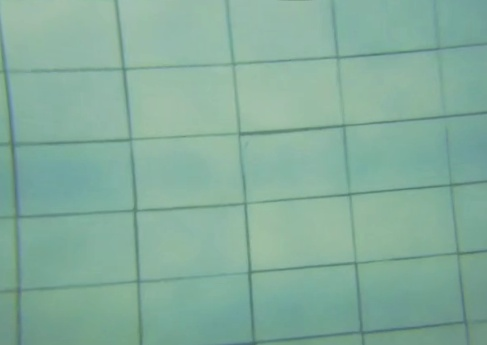
#> input picture images/calib/frame_0.jpg, 487 x 345 px; its folder holds only this picture in this run
$ python determine_distortion_coefficients.py ../images/calib/frame_0.jpg
#> lines starting #> are read from the running program, lines starting #| are printed output that depends on the picture
from __future__ import print_function
import numpy as np
import cv2
import os

if __name__ == '__main__':
    import sys
    import getopt
    from glob import glob

    args, img_mask = getopt.getopt(sys.argv[1:], '', ['debug=', 'square_size='])
    args = dict(args)
    args.setdefault('--debug', '/home/vladushked/Documents/hydro/tile_position/python/')
    args.setdefault('--square_size', 4.22)
    if not img_mask:
        img_mask = '../calib/*.jpg'
    else:
        img_mask = img_mask[0]

    img_names = glob(img_mask)
    debug_dir = args.get('--debug')
    if not os.path.isdir(debug_dir):
        os.mkdir(debug_dir)
    square_size = float(args.get('--square_size'))

    pattern_size = (9, 6)
    pattern_points = np.zeros((np.prod(pattern_size), 3), np.float32)
    pattern_points[:, :2] = np.indices(pattern_size).T.reshape(-1, 2)
    pattern_points *= square_size

    obj_points = []
    img_points = []
    h, w = 0, 0
    img_names_undistort = []
    for fn in img_names:
        print('processing %s... ' % fn, end='')
        img = cv2.imread(fn, 0)
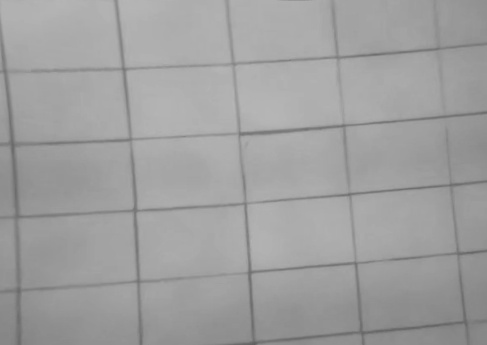
#> img: shape (345, 487); min 94, max 182, mean 159.5
        if img is None:
            print("Failed to load", fn)
            continue

        h, w = img.shape[:2]
#> h = 345; w = 487
        found, corners = cv2.findChessboardCorners(img, pattern_size)
#> found = False; corners = None
        if found:
            term = (cv2.TERM_CRITERIA_EPS + cv2.TERM_CRITERIA_COUNT, 30, 0.1)
            cv2.cornerSubPix(img, corners, (5, 5), (-1, -1), term)

        if not found:
            print('chessboard not found')
            continue

        img_points.append(corners.reshape(-1, 2))
        obj_points.append(pattern_points)

        print('ok')

#> (the run stopped early here; a loop or call above may not have finished)

$ run again, on images/calib/frame_12.jpg
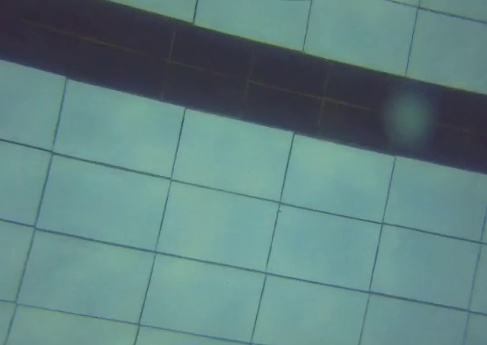
#> input picture images/calib/frame_12.jpg, 487 x 345 px
#> `img = cv2.imread(fn, 0)`:
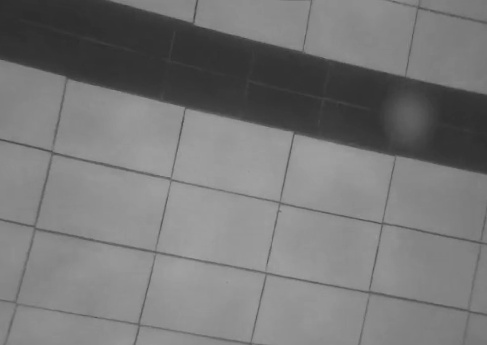
#> img: shape (345, 487); min 44, max 162, mean 119.8
#> found = False; corners = None

$ run again, on images/calib/frame_13.jpg
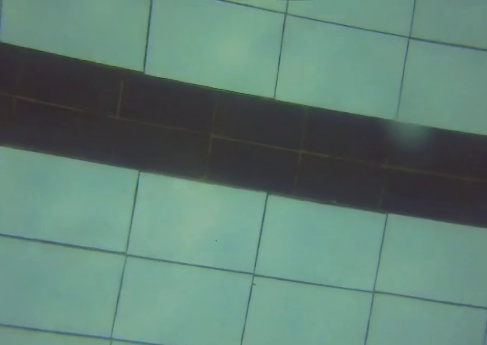
#> input picture images/calib/frame_13.jpg, 487 x 345 px
#> `img = cv2.imread(fn, 0)`:
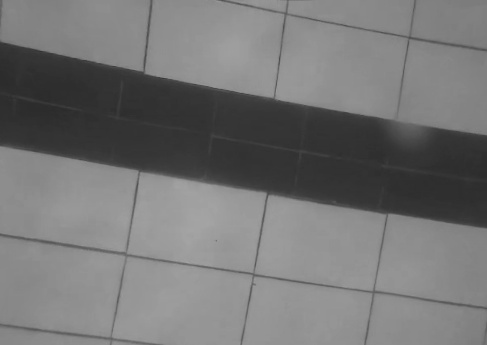
#> img: shape (345, 487); min 43, max 164, mean 116.9
#> found = False; corners = None

$ run again, on images/calib/frame_14.jpg
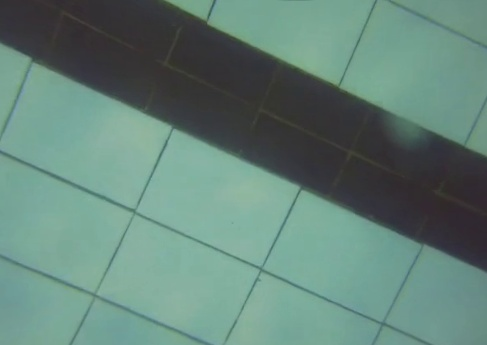
#> input picture images/calib/frame_14.jpg, 487 x 345 px
#> `img = cv2.imread(fn, 0)`:
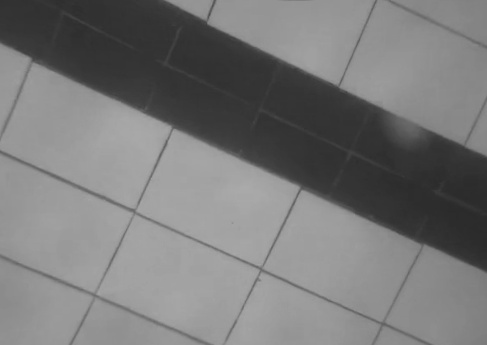
#> img: shape (345, 487); min 42, max 171, mean 120.5
#> found = False; corners = None

$ run again, on images/calib/frame_1.jpg
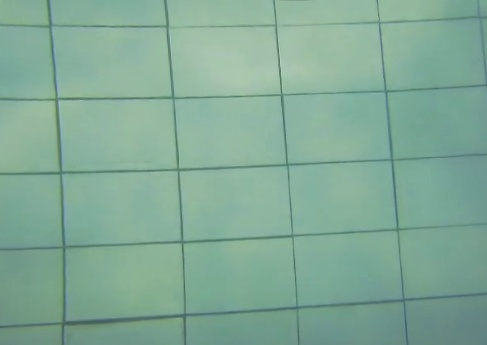
#> input picture images/calib/frame_1.jpg, 487 x 345 px
#> `img = cv2.imread(fn, 0)`:
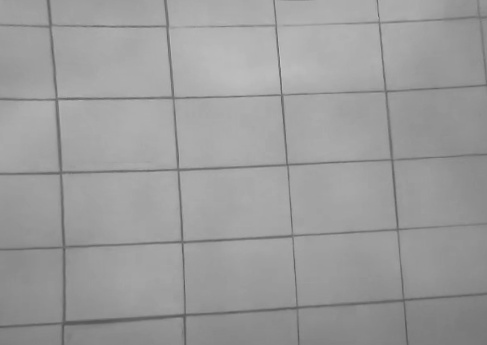
#> img: shape (345, 487); min 86, max 200, mean 155.8
#> found = False; corners = None
